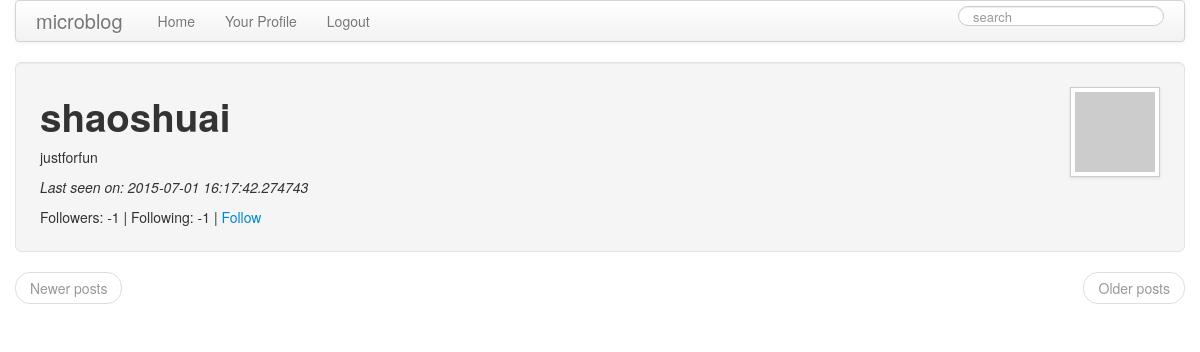
The app's page /user/shaoshuai/1 (signed in), older data.
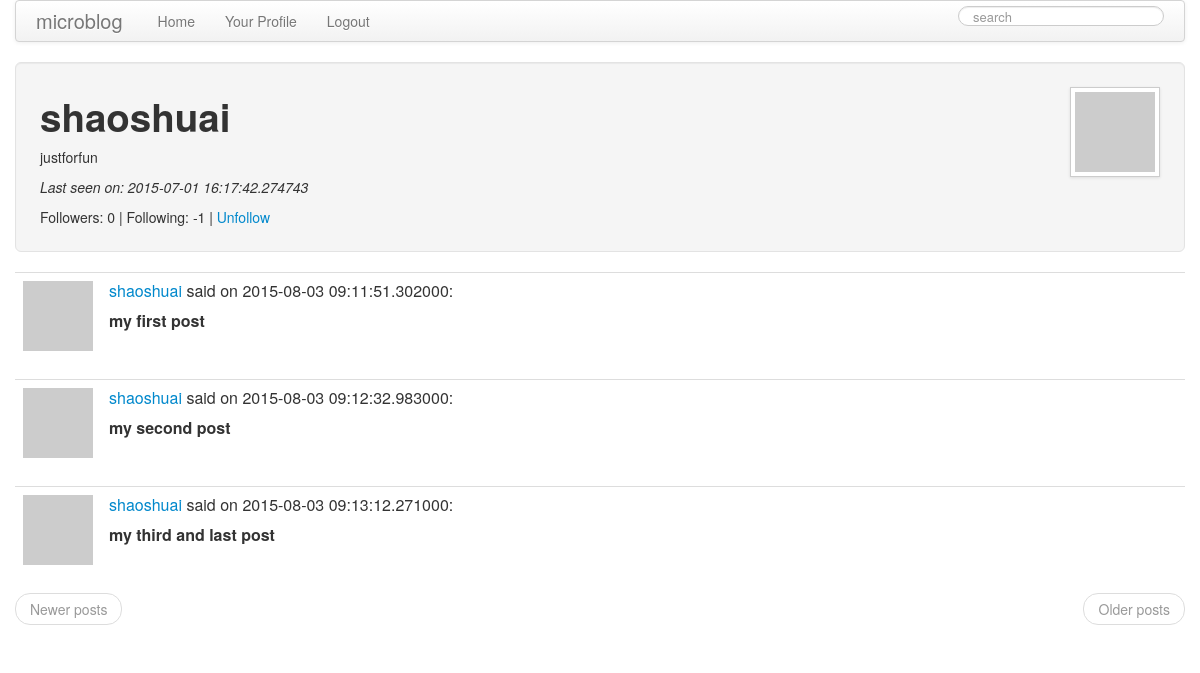
The same page, newer data.
### app/models.py (models this page shows, shortened)
class Post(db.Model):
    __searchable__ = ['body']
    id = db.Column(db.Integer, primary_key = True)
    body = db.Column(db.String(140))
    timestamp = db.Column(db.DateTime)
    user_id = db.Column(db.Integer, db.ForeignKey('user.id'))

class User(db.Model):
    id = db.Column(db.Integer, primary_key=True)
    nickname = db.Column(db.String(64), index=True, unique=True)
    email = db.Column(db.String(120), index=True, unique=True)
    posts = db.relationship('Post', backref='author', lazy='dynamic')
    about_me = db.Column(db.String(140))
    last_seen = db.Column(db.DateTime)
    followed = db.relationship('User',
                               secondary=followers,
                               primaryjoin=(followers.c.follower_id == id),
                               secondaryjoin=(followers.c.followed_id == id),
                               backref=db.backref('followers', lazy='dynamic'),
                               lazy='dynamic')
    def is_authenticated(self):
        return True
    def avatar(self, size):
            return 'http://www.gravatar.com/avatar/%s?d=mm&s=%d' % (md5(self.email.encode('utf-8')).hexdigest(), size)
    def is_following(self, user):
        return self.followed.filter(followers.c.followed_id == user.id).count() > 0

### app/views.py (the view)
@app.route('/user/<nickname>')
@app.route('/user/<nickname>/<int:page>')
@login_required
def user(nickname, page=1):
    user = User.query.filter_by(nickname=nickname).first()
    if user is None:
        flash('user %s not found.' % nickname)
        return redirect(url_for('index'))
    posts = user.posts.paginate(page, POSTS_PER_PAGE, False)
    return render_template('user.html',
                           user=user,
                           posts=posts)

### app/forms.py
class SearchForm(Form):
    search = StringField('search', validators=[DataRequired()])

### app/views.py (called while the page is built)
@lm.user_loader
def load_user(id):
    return User.query.get(int(id))

@app.before_request
def before_request():
    g.user = current_user
    if g.user.is_authenticated():
        g.user.last_seen = datetime.utcnow()
        db.session.add(g.user)
        db.session.commit()
        g.search_form = SearchForm()

### app/templates/user.html (shortened to what this page needs)
{% extends "base.html" %}
{% block content %}
    <div class="well well-large" style="height: 140px;">
        <div class="pull-right">
            <img src="{{ user.avatar(128) }}" class="img-polaroid">
        </div>
        <h1>{{ user.nickname }}</h1>
        {% if user.about_me %}<p>{{ user.about_me }}</p>{% endif %}
        {% if user.last_seen %}<p><em>Last seen on: {{ user.last_seen }}</em></p>{% endif %}
        <p>Followers: {{ user.followers.count() - 1 }} | Following: {{ user.followed.count() - 1 }} |
        {% if user.id == g.user.id %}
            <a href="{{ url_for('edit') }}">Edit your profile</a>
        {% elif not g.user.is_following(user) %}
            <a href="{{ url_for('follow', nickname=user.nickname) }}">Follow</a>
        {% else %}
            <a href="{{ url_for('unfollow', nickname=user.nickname) }}">Unfollow</a>
        {% endif %}
        </p>
    </div>
    {% for post in posts.items %}
        {% include 'post.html' %}
    {% endfor %}
    <ul class="pager">
        {% if posts.has_prev %}
        <li class="previous"><a href="{{ url_for('user', nickname=user.nickname, page=posts.prev_num) }}">Newer posts</a></li>
        {% else %}
        <li class="previous disabled"><a href="#">Newer posts</a></li>
        {% endif %}
        {% if posts.has_next %}
        <li class="next"><a href="{{ url_for('user', nickname=user.nickname, page=posts.next_num) }}">Older_posts</a></li>
        {% else %}
        <li class="next disabled"><a href="#">Older posts</a></li>
        {% endif %}
    </ul>
{% endblock %}

### app/templates/post.html
<table class="table table-hover">
    <tr>
        <td width="70px">
            <a href="{{ url_for('user', nickname=post.author.nickname) }}"><img src="{{ post.author.avatar(70) }}" /></a>
        </td>
        <td>
            <p>
                <a href="{{ url_for('user', nickname=post.author.nickname) }}">{{ post.author.nickname }}</a> said on {{ post.timestamp }}:
            </p>
            <p>
                <strong>{{ post.body }}</strong>
            </p>
        </td>
    </tr>
</table>

Row changes from the older to the newer data that the page shows:
added Post: author.nickname "shaoshuai", timestamp "2015-08-03 09:11:51.302000", body "my first post"
added Post: author.nickname "shaoshuai", timestamp "2015-08-03 09:12:32.983000", body "my second post"
added Post: author.nickname "shaoshuai", timestamp "2015-08-03 09:13:12.271000", body "my third and last post"
Text that changed along with them:
{{ user.followers.count() - 1 }}: "-1" → "0"
text no longer shown: "Follow"
text now shown: "Unfollow"
